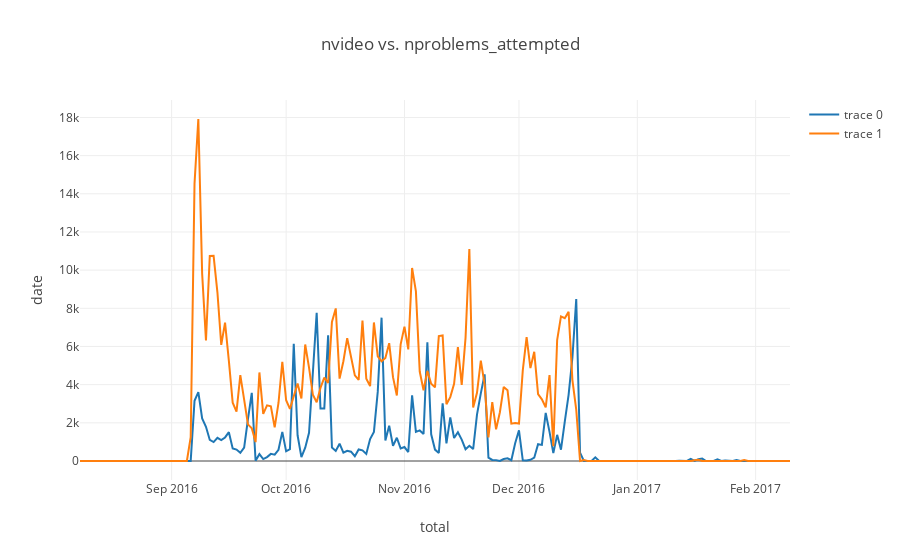

Notebook code cell kept with this figure:
### Code cell
total = pcd.groupby('date').sum()
display(['nvideo','nproblems_attempted'],total,'nvideo vs. nproblems_attempted', 'total', 'date')

### Figure 1 — Plotly figure (JSON) as saved in the notebook; plotly's stock layout.template omitted (floating-point values rounded to 4 significant figures; data arrays with more than 128 entries replaced by an {"elided": "..."} marker saying what was removed)
{"data": [{"type": "scatter", "x": {"elided": "178 str values"}, "y": {"elided": "178 int values"}}, {"type": "scatter", "x": {"elided": "178 str values"}, "y": {"elided": "178 int values"}}], "layout": {"hovermode": "closest", "title": "nvideo vs. nproblems_attempted", "xaxis": {"title": "total"}, "yaxis": {"title": "date"}}}
